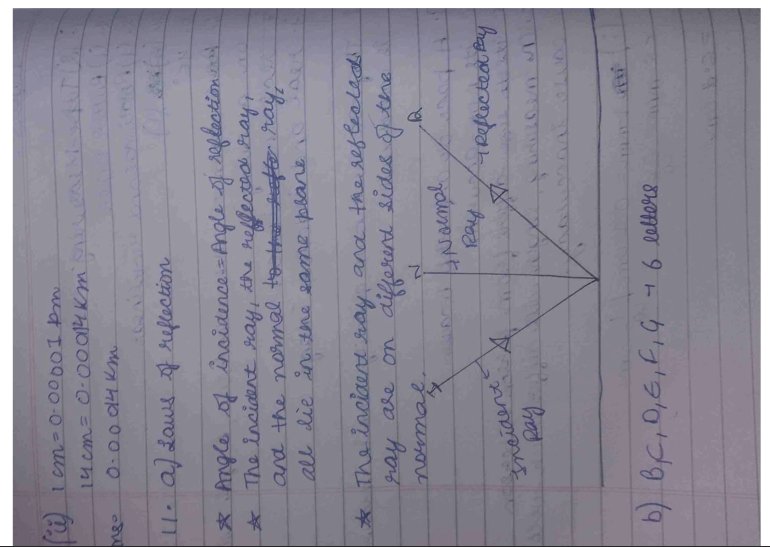
#> input picture check/image/check.png, 2308 x 1640 px (shown at 1/3 size)
$ python -i t.py   (imports and definitions only)
#> lines starting #> are read from the running program, lines starting #| are printed output that depends on the picture
#> further down, picture is the input picture: PIL image 2308x1640 RGBA; mean R, G, B, A 138.4, 136, 148.6, 255
#to send image with 768 with prompt gemini pro 2.5 sending boxes in return
import os
import json
from io import BytesIO
from PIL import Image, ImageDraw
import numpy as np
import google.generativeai as genai
from dotenv import load_dotenv
import base64
import cv2
import streamlit as st
import matplotlib.pyplot as plt
from google.generativeai.types import Part

# === Load API Key ===
# [1 line not run here, left out]
model_name = "gemini-2.5-pro"
# [1 line not run here, left out]
model = genai.GenerativeModel(model_name)

# === Prompt for Gemini ===
PROMPT = """
Return bounding boxes as JSON arrays on the word "Biology"
[ymin, xmin, ymax, xmax]
"""

# === Set the dimension value ===
dim = 768  # Define the dimension value

# === Resize Image Function ===
def resize_image(image, dim=dim):
#> called with dim = 768
    image1 = np.array(image.convert('RGB'))  # Ensure the image is in RGB mode
    original_size = image1.shape  # (height, width, channels)
#> original_size = (1640, 2308, 3)
    image1 = image1.mean(axis=2)  # Convert image to grayscale
#> image1: shape (1640, 2308) float64
    h, w = image1.shape
#> h = 1640; w = 2308
    if w > h:
        new_w = dim
        new_h = int(h * (dim / w))
#> new_h = 545
    else:
        new_h = dim
        new_w = int(w * (dim / h))
    resized_image = cv2.resize(image1, (new_w, new_h), interpolation=cv2.INTER_AREA)
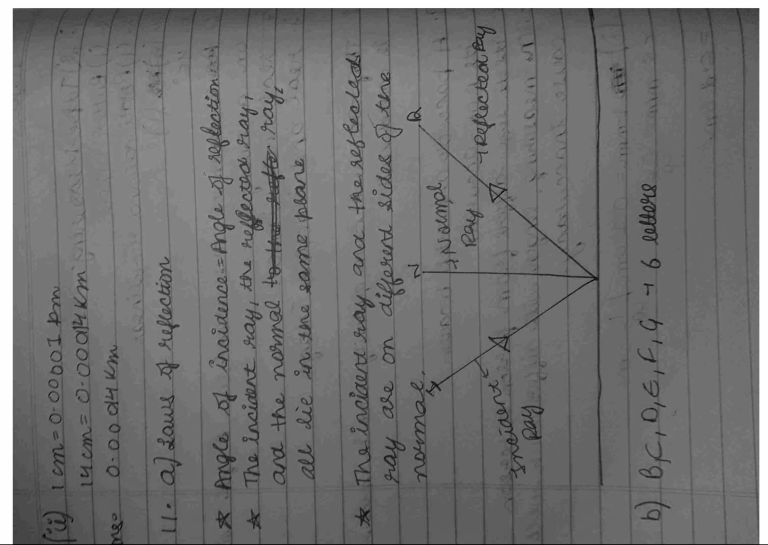
#> resized_image: shape (545, 768) float64; min 48.6, max 255, mean 141; drawn with min black and max white
    resized_image_pil = Image.fromarray(resized_image)
    resized_image_pil = resized_image_pil.convert('RGB')  # Convert to RGB before saving
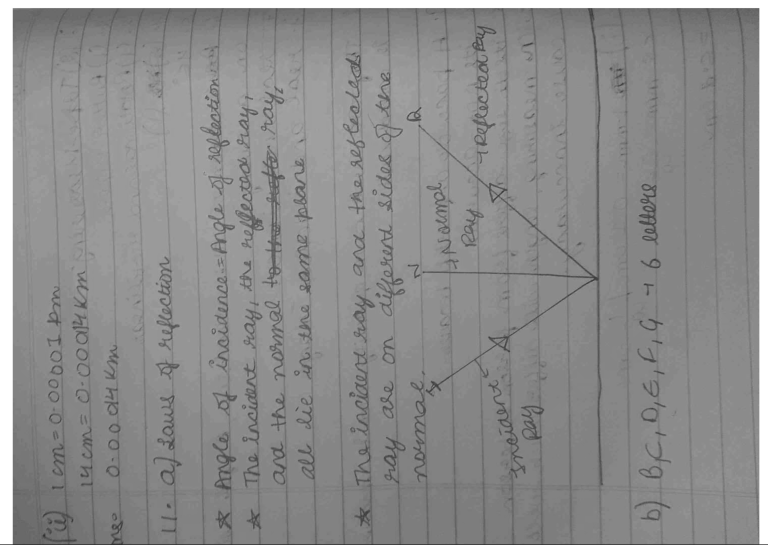
#> resized_image_pil: PIL image 768x545 RGB; min 48, max 255, mean 140.6
    return original_size, (new_h, new_w), resized_image_pil

# === Load Image ===
def load_image(image_path):
    img = Image.open(image_path)
    return img

# === Draw Bounding Boxes on Image ===
# [108 lines left out: functions draw_bounding_boxes, send_to_gemini, main, not called in this run]

# [4 lines not run here, left out]

>>> from PIL import Image
>>> picture = Image.open('check/image/check.png')
>>> result = resize_image(picture)
